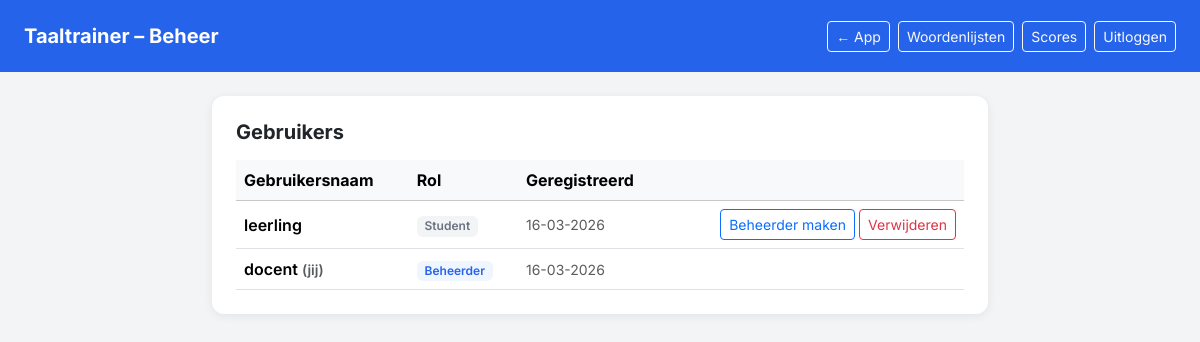
/admin/gebruikers.php (signed in), run on the app's committed database.
### tables this page shows
CREATE TABLE users (
    id INT AUTO_INCREMENT PRIMARY KEY,
    username VARCHAR(50) NOT NULL UNIQUE,
    password_hash VARCHAR(255) NOT NULL,
    role ENUM('student', 'docent') NOT NULL DEFAULT 'student',
    created_at DATETIME DEFAULT CURRENT_TIMESTAMP
);

### src/admin/gebruikers.php (the view, shortened to what this page needs)
<?php
require_once '../config.php';
$gebruikers = $pdo->query('SELECT id, username, role, created_at FROM users ORDER BY role ASC, username ASC')->fetchAll();
?>
<!DOCTYPE html>
<html lang="nl">
<head>
    <link href="https://cdn.jsdelivr.net/npm/bootstrap@5.3.3/dist/css/bootstrap.min.css" rel="stylesheet">
</head>
<body>
    <nav class="navbar navbar-dark px-4 py-3 mb-4">
        <span class="navbar-brand fw-bold">Taaltrainer – Beheer</span>
        <div class="d-flex gap-2">
            <a href="../index.php" class="btn btn-sm btn-outline-light">← App</a>
            <a href="index.php" class="btn btn-sm btn-outline-light">Woordenlijsten</a>
            <a href="scores.php" class="btn btn-sm btn-outline-light">Scores</a>
            <a href="../logout.php" class="btn btn-sm btn-outline-light">Uitloggen</a>
        </div>
    </nav>
    <div class="container pb-5" style="max-width:800px">
        <div class="card p-4">
            <h5 class="fw-bold mb-3">Gebruikers</h5>
            <div class="table-responsive">
                <table class="table table-hover align-middle mb-0">
                    <thead class="table-light">
                        <tr>
                            <th>Gebruikersnaam</th>
                            <th>Rol</th>
                            <th>Geregistreerd</th>
                            <th></th>
                        </tr>
                    </thead>
                    <tbody>
                        <?php foreach ($gebruikers as $g): ?>
                            <tr>
                                <td class="fw-semibold">
                                    <?= htmlspecialchars($g['username']) ?>
                                    <?php if ($g['id'] == $_SESSION['user_id']): ?>
                                        <span class="text-muted small">(jij)</span>
                                    <?php endif; ?>
                                </td>
                                <td>
                                    <span class="badge <?= $g['role'] === 'docent' ? 'badge-docent' : 'badge-student' ?> fw-semibold">
                                        <?= $g['role'] === 'docent' ? 'Beheerder' : 'Student' ?>
                                    </span>
                                </td>
                                <td class="text-muted small"><?= date('d-m-Y', strtotime($g['created_at'])) ?></td>
                                <td class="text-end">
                                    <?php if ($g['id'] != $_SESSION['user_id']): ?>
                                        <div class="d-flex gap-1 justify-content-end">
                                            <?php if ($g['role'] === 'student'): ?>
                                                <form method="POST">
                                                    <button type="submit" class="btn btn-sm btn-outline-primary">
                                                        Beheerder maken
                                                    </button>
                                                </form>
                                            <?php endif; ?>
                                            <form method="POST" onsubmit="return confirm('Gebruiker <?= htmlspecialchars(addslashes($g['username'])) ?> verwijderen?')">
                                                <button type="submit" class="btn btn-sm btn-outline-danger">Verwijderen</button>
                                            </form>
                                        </div>
                                    <?php endif; ?>
                                </td>
                            </tr>
                        <?php endforeach; ?>
                    </tbody>
                </table>
            </div>
        </div>
    </div>
</body>
</html>

### src/admin/gebruikers.php (style rules this page uses)
:root { --bs-font-sans-serif: 'Inter', system-ui, sans-serif; }
body { background-color: #F3F4F6; }
.navbar { background-color: #2563EB; }
.card { border: none; border-radius: 12px; box-shadow: 0 2px 10px rgba(0,0,0,0.07); }
.badge-docent { background-color: #EFF6FF; color: #2563EB; }
.badge-student { background-color: #F3F4F6; color: #6B7280; }

### data on the page
users: username "leerling", role "Student", created_at "16-03-2026"
users: username "docent", shows "(jij)", role "Beheerder", created_at "16-03-2026"
